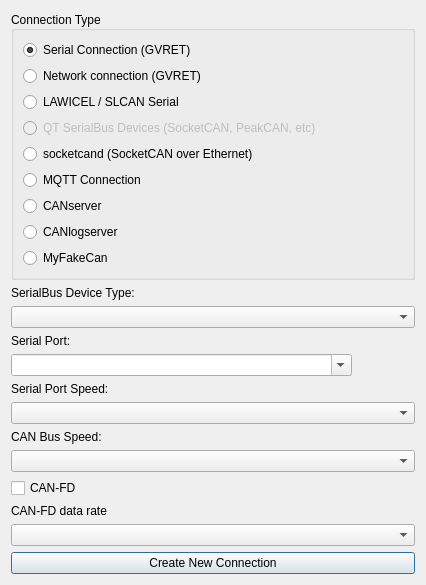
<?xml version="1.0" encoding="UTF-8"?>
<ui version="4.0">
 <class>NewConnectionDialog</class>
 <widget class="QDialog" name="NewConnectionDialog">
  <property name="geometry">
   <rect>
    <x>0</x>
    <y>0</y>
    <width>426</width>
    <height>573</height>
   </rect>
  </property>
  <property name="windowTitle">
   <string>New Connection</string>
  </property>
  <layout class="QVBoxLayout" name="verticalLayout">
   <item>
    <widget class="QGroupBox" name="gbType">
     <property name="title">
      <string>Connection Type</string>
     </property>
     <property name="alignment">
      <set>Qt::AlignmentFlag::AlignLeading|Qt::AlignmentFlag::AlignLeft|Qt::AlignmentFlag::AlignVCenter</set>
     </property>
     <layout class="QGridLayout" name="gridLayout">
      <item row="3" column="0">
       <widget class="QRadioButton" name="rbSocketCAN">
        <property name="enabled">
         <bool>false</bool>
        </property>
        <property name="text">
         <string>QT SerialBus Devices (SocketCAN, PeakCAN, etc)</string>
        </property>
       </widget>
      </item>
      <item row="1" column="0">
       <widget class="QRadioButton" name="rbRemote">
        <property name="text">
         <string>Network connection (GVRET)</string>
        </property>
       </widget>
      </item>
      <item row="2" column="0">
       <widget class="QRadioButton" name="rbLawicel">
        <property name="text">
         <string>LAWICEL / SLCAN Serial</string>
        </property>
       </widget>
      </item>
      <item row="5" column="0">
       <widget class="QRadioButton" name="rbMQTT">
        <property name="text">
         <string>MQTT Connection</string>
        </property>
       </widget>
      </item>
      <item row="0" column="0">
       <widget class="QRadioButton" name="rbGVRET">
        <property name="text">
         <string>Serial Connection (GVRET)</string>
        </property>
        <property name="checked">
         <bool>true</bool>
        </property>
       </widget>
      </item>
      <item row="6" column="0">
       <widget class="QRadioButton" name="rbCANserver">
        <property name="text">
         <string>CANserver</string>
        </property>
       </widget>
      </item>
      <item row="4" column="0">
       <widget class="QRadioButton" name="rbKayak">
        <property name="text">
         <string>socketcand (SocketCAN over Ethernet)</string>
        </property>
       </widget>
      </item>
      <item row="7" column="0">
       <widget class="QRadioButton" name="rbCanlogserver">
        <property name="text">
         <string>CANlogserver</string>
        </property>
       </widget>
      </item>
      <item row="8" column="0">
       <widget class="QRadioButton" name="rbMyFakeCan">
        <property name="text">
         <string>MyFakeCan</string>
        </property>
       </widget>
      </item>
     </layout>
    </widget>
   </item>
   <item>
    <widget class="QLabel" name="lblDeviceType">
     <property name="text">
      <string>SerialBus Device Type:</string>
     </property>
    </widget>
   </item>
   <item>
    <widget class="QComboBox" name="cbDeviceType"/>
   </item>
   <item>
    <widget class="QLabel" name="lPort">
     <property name="sizePolicy">
      <sizepolicy hsizetype="Minimum" vsizetype="Minimum">
       <horstretch>0</horstretch>
       <verstretch>0</verstretch>
      </sizepolicy>
     </property>
     <property name="text">
      <string>Serial Port:</string>
     </property>
    </widget>
   </item>
   <item>
    <widget class="QComboBox" name="cbPort">
     <property name="sizePolicy">
      <sizepolicy hsizetype="Expanding" vsizetype="Fixed">
       <horstretch>0</horstretch>
       <verstretch>0</verstretch>
      </sizepolicy>
     </property>
     <property name="maximumSize">
      <size>
       <width>341</width>
       <height>16777215</height>
      </size>
     </property>
     <property name="editable">
      <bool>true</bool>
     </property>
    </widget>
   </item>
   <item>
    <widget class="QLabel" name="lblSerialSpeed">
     <property name="text">
      <string>Serial Port Speed:</string>
     </property>
    </widget>
   </item>
   <item>
    <widget class="QComboBox" name="cbSerialSpeed"/>
   </item>
   <item>
    <widget class="QLabel" name="lblCANSpeed">
     <property name="text">
      <string>CAN Bus Speed:</string>
     </property>
    </widget>
   </item>
   <item>
    <widget class="QComboBox" name="cbCANSpeed"/>
   </item>
   <item>
    <widget class="QCheckBox" name="cbCanFd">
     <property name="text">
      <string>CAN-FD</string>
     </property>
    </widget>
   </item>
   <item>
    <widget class="QLabel" name="lblDataRate">
     <property name="text">
      <string>CAN-FD data rate</string>
     </property>
    </widget>
   </item>
   <item>
    <widget class="QComboBox" name="cbDataRate"/>
   </item>
   <item>
    <spacer name="verticalSpacer">
     <property name="orientation">
      <enum>Qt::Orientation::Vertical</enum>
     </property>
     <property name="sizeHint" stdset="0">
      <size>
       <width>20</width>
       <height>40</height>
      </size>
     </property>
    </spacer>
   </item>
   <item>
    <widget class="QPushButton" name="btnOK">
     <property name="text">
      <string>Create New Connection</string>
     </property>
    </widget>
   </item>
  </layout>
 </widget>
 <resources/>
 <connections/>
</ui>
